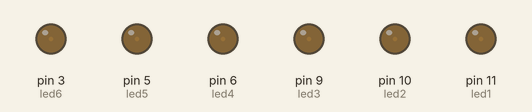
The sketch below on a simulated Arduino Uno, built with avr-gcc and run on an emulated ATmega328P. On the bench: output pins drawn as LEDs (lit = HIGH).

Above: at 0.61 s.
At 21.66 s:
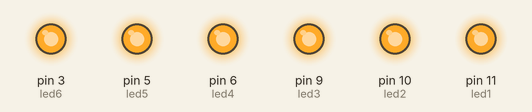
Timing chart, 0 to 40.0 s (numbered marks = the images above):
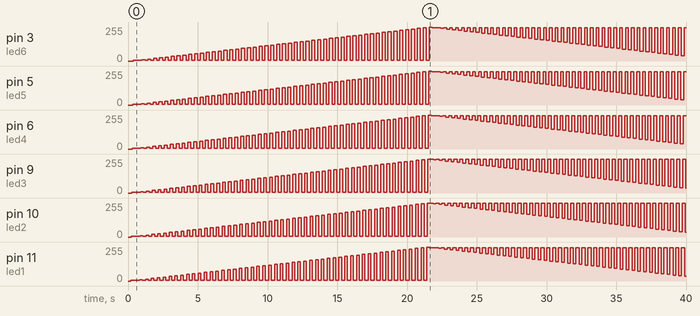

Measured:
- by itself, pin 3 (led6): 0/255 → 5/255 at 0.38 s, → 10/255 0.61 s later, → 5/255 0.23 s later, → 15/255 0.19 s later, … (187 changes in this stretch)
- by itself, pin 5 (led5): 0/255 → 5/255 at 0.34 s, → 10/255 0.62 s later, → 5/255 0.22 s later, → 15/255 0.20 s later, … (187 changes in this stretch)
- by itself, pin 6 (led4): 0/255 → 5/255 at 0.30 s, → 10/255 0.63 s later, → 5/255 0.21 s later, → 15/255 0.21 s later, … (187 changes in this stretch)
- by itself, pin 9 (led3): 0/255 → 5/255 at 0.26 s, → 10/255 0.64 s later, → 5/255 0.20 s later, → 15/255 0.22 s later, … (187 changes in this stretch)
- by itself, pin 10 (led2): 0/255 → 5/255 at 0.22 s, → 10/255 0.65 s later, → 5/255 0.19 s later, → 15/255 0.23 s later, … (187 changes in this stretch)
- by itself, pin 11 (led1): 0/255 → 5/255 at 0.18 s, → 10/255 0.66 s later, → 5/255 0.18 s later, → 15/255 0.24 s later, … (188 changes in this stretch)

The sketch:

Fade.ino
```cpp
/*This is a simple project that demonstrates a pattern of lights with an increase and decrease in the fading levels of leds on an bread board with analog inputs.*/

int led1 =11;
int led2 = 10;
int led3 = 9;
int led4= 6;
int led5 = 5;
int led6 = 3;

// the PWM pin the LED is attached to
int brightness = 0;    // how bright the LED is
int fadeAmount = 5;    // how many points to fade the LED by

// the setup routine runs once when you press reset:
void setup() {
  // declare pin 9 to be an output:
  pinMode(led1, OUTPUT);
  pinMode(led2,OUTPUT);
  pinMode(led3,OUTPUT);
  pinMode(led4,OUTPUT);
  pinMode(led5,OUTPUT);
  pinMode(led6,OUTPUT);
}

// the loop routine runs over and over again forever:
void loop() {
  // set the brightness of pin 9:
  analogWrite(led1, brightness );
  delay(30);
  analogWrite(led2, brightness);
  delay(30);
  analogWrite(led3, brightness);
  delay(30);
  analogWrite(led4, brightness);
  delay(30);
  analogWrite(led5, brightness);
  delay(30);
  analogWrite(led6, brightness);
  delay(30);
  // change the brightness for next time through the loop:
  brightness = brightness + fadeAmount;
analogWrite(led1, fadeAmount );
  delay(40);
  analogWrite(led2, fadeAmount);
  delay(40);
  analogWrite(led3, fadeAmount);
  delay(40);
  analogWrite(led4, fadeAmount);
  delay(40);
  analogWrite(led5, fadeAmount);
  delay(40);
  analogWrite(led6, fadeAmount);
  delay(40);
  // reverse the direction of the fading at the ends of the fade:
  if (brightness <= 0 || brightness >= 255) {
    fadeAmount = -fadeAmount;

  }
  // wait for 30 milliseconds to see the dimming effect

}
```
